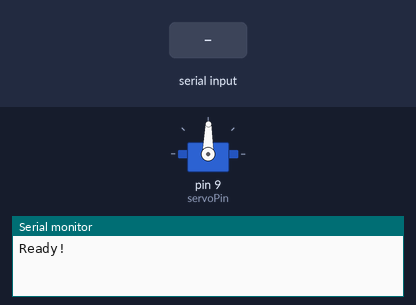
Bench run of a sketch on a simulated Arduino Uno, built with avr-gcc and run on an emulated ATmega328P. Shown: servo, the last lines printed to the serial monitor. The test bench sets the inputs (shaded band).

Above: at 1.2 s.
1.3 s: "1" received over Serial
At 2.1 s:
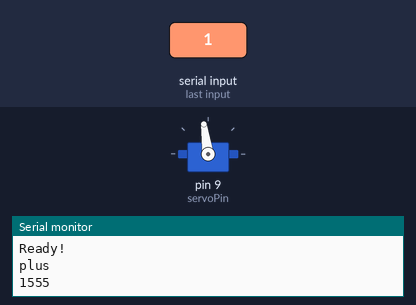
2.8 s: "1" received over Serial
At 3.3 s:
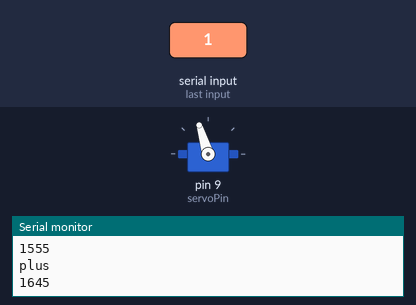
4.3 s: "0" received over Serial
At 5.5 s:
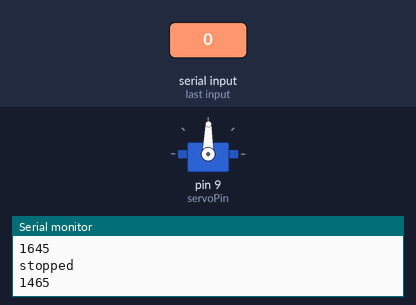
5.8 s: "2" received over Serial
At 6.8 s:
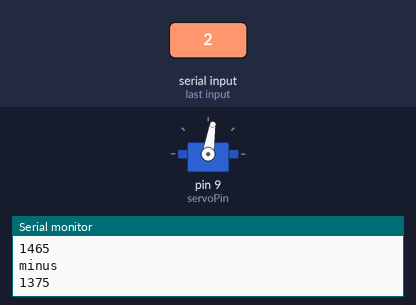
7.3 s: "2" received over Serial
At 8.0 s:
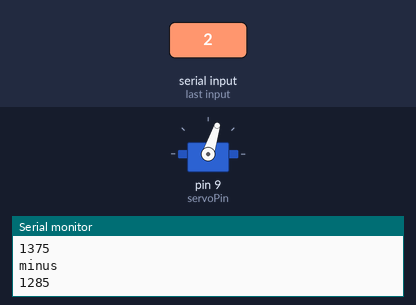
Timing chart, 0 to 9.8 s (numbered marks = the images above; inputs shaded):
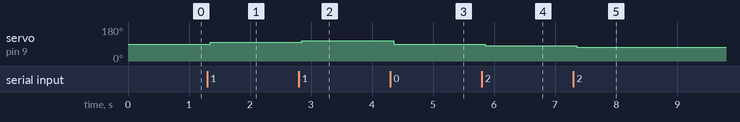

The sketch:

continuousServoTest.ino
```cpp
#include <Servo.h>  //include Servo library

Servo lilguy;   //declare the servo. He's a lil guy.

const int servoPin = 9; //attach the servo to pin9

int pos = 1465;  //i am guessing we're going to start by establishing the speed followed by a delay


void setup() {
  Serial.begin(9600);
  lilguy.attach(servoPin);
  Serial.println("Ready!");
  lilguy.write(pos);
}

void ReadCommandFromSerial()
{
  char rotate = Serial.read();
  switch(rotate)
  {
    case '0':
    {pos = 1465;
     lilguy.writeMicroseconds(pos);
     Serial.println ("stopped");
     Serial.println (pos);
    }
    break;
    case '1':
    {pos = pos + 90;
     lilguy.writeMicroseconds(pos);
     Serial.println ("plus");
     Serial.println (pos);
    }
    break;
    case '2':
    {pos = pos - 90;
     lilguy.writeMicroseconds(pos);
     Serial.println ("minus");
     Serial.println (pos);
    }
    break;
  }
  delay(150);
}
void loop() {
 ReadCommandFromSerial();
}
```

Measured:
- after the input at 1.3 s, servo on pin 9 (servoPin): 89° → 98° after 0.05 s
- after the input at 2.8 s, servo on pin 9 (servoPin): 98° → 107° after 0.05 s
- after the input at 4.3 s, servo on pin 9 (servoPin): 107° → 89° after 0.05 s
- after the input at 5.8 s, servo on pin 9 (servoPin): 89° → 81° after 0.05 s
- after the input at 7.3 s, servo on pin 9 (servoPin): 81° → 72° after 0.05 s
